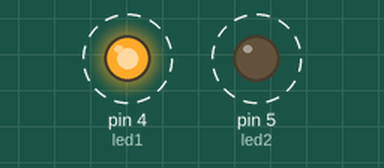
The sketch below on a simulated Arduino Uno, built with avr-gcc and run on an emulated ATmega328P. On the bench: output pins drawn as LEDs (lit = HIGH). Dashed ring = blinking.

Above: at 0.5 s.
Timing chart, 0 to 4.6 s (numbered marks = the images above):
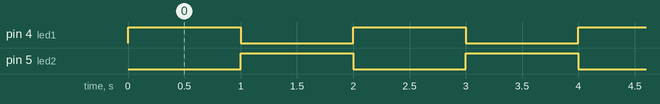

Measured:
- by itself, pin 4 (led1), pin 5 (led2): alternates HIGH for 1.0 s and LOW for 1.0 s

The sketch:

t1-3.ino
```cpp
// (licence header left out)
const int led1 = 4;
const int led2 = 5;

void setup() {
  pinMode(led1, OUTPUT);
  pinMode(led2, OUTPUT);
}

void loop() {
  digitalWrite(led1, HIGH);
  // delay(1000); first I kept this now the task is to flash one after another refer to timing diagram in axis bank dairy
  digitalWrite(led2 , LOW);
  delay(1000);
  digitalWrite(led1, LOW);
  // delay(1000); first I kept this now the task is to flash one after another refer to timing diagram in axis bank dairy
  digitalWrite(led2, HIGH);
  delay(1000);
}
```
